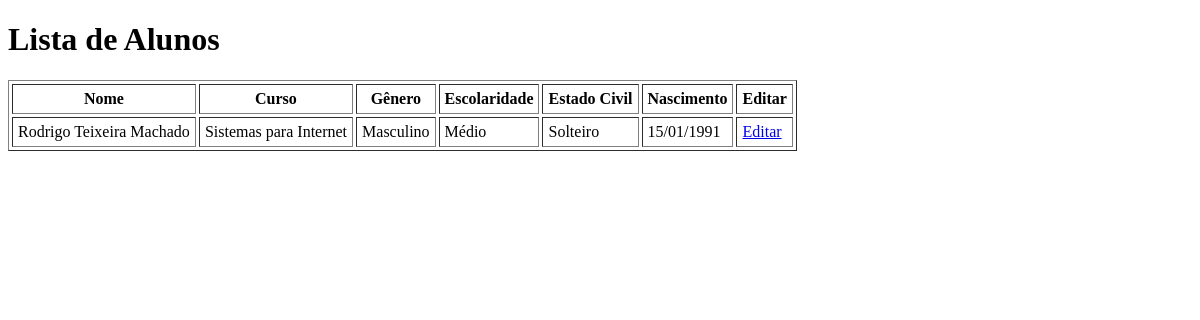
/alunos/, run on an earlier commit of the app's database.
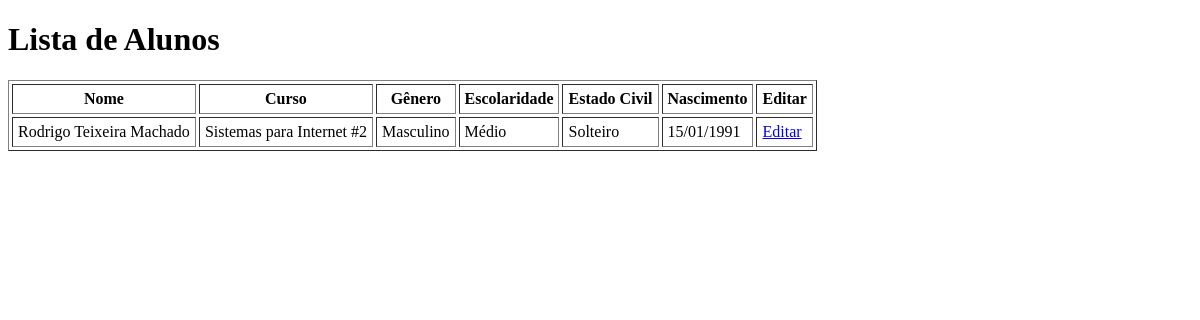
And on a later commit of the database.
### academico/models.py (models this page shows, shortened)
class Aluno(models.Model):
    nome = models.CharField(max_length=100)
    data_nascimento = models.DateField()
    cpf = models.CharField(max_length=14, unique=True)
    genero = models.CharField(max_length=2, choices=GENERO_CHOICES)
    estado_civil = models.CharField(
        max_length=30, choices=ESTADO_CIVIL_CHOICES)
    escolaridade = models.CharField(
        max_length=50, choices=ESCOLARIDADE_CHOICES)
    curso = models.ForeignKey(Curso, on_delete=models.CASCADE)

class Curso(models.Model):
    nome = models.CharField(max_length=100)
    def __str__(self):
        return self.nome

### academico/views.py (the view)
# urls.py: path('alunos/', views.alunos, name='alunos'),
def alunos(request):
    alunos = Aluno.objects.all()
    dados = {
        'alunos': alunos,
    }
    return render(request, 'academico/lista_alunos.html', dados)

### academico/templates/academico/lista_alunos.html (shortened to what this page needs)
<!DOCTYPE html>
<html lang="en">
<head>
</head>
<body>
    <h1>Lista de Alunos</h1>
    <table border="1" cellpadding="5" cellspacing="3">
        <tr>
            <th>Nome</th>
            <th>Curso</th>
            <th>Gênero</th>
            <th>Escolaridade</th>
            <th>Estado Civil</th>
            <th>Nascimento</th>
            <th>Editar</th>
        </tr>
        {% for aluno in alunos %}
        <tr>
            <td>{{ aluno.nome }}</td>
            <td>{{ aluno.curso }}</td>
            <td>{{ aluno.get_genero_display }}</td>
            <td>{{ aluno.get_escolaridade_display }}</td>
            <td>{{ aluno.get_estado_civil_display }}</td>
            <td>{{ aluno.data_nascimento|date:"d/m/Y" }}</td>
            <td><a href="{% url 'editar_aluno' aluno.id %}">Editar</a></td>
        </tr>
        {% endfor %}
    </table>
</body>
</html>

What changed in the data, as far as the page shows it:
changed through a linked row, Aluno "Rodrigo Teixeira Machado": curso "Sistemas para Internet" → "Sistemas para Internet #2"
